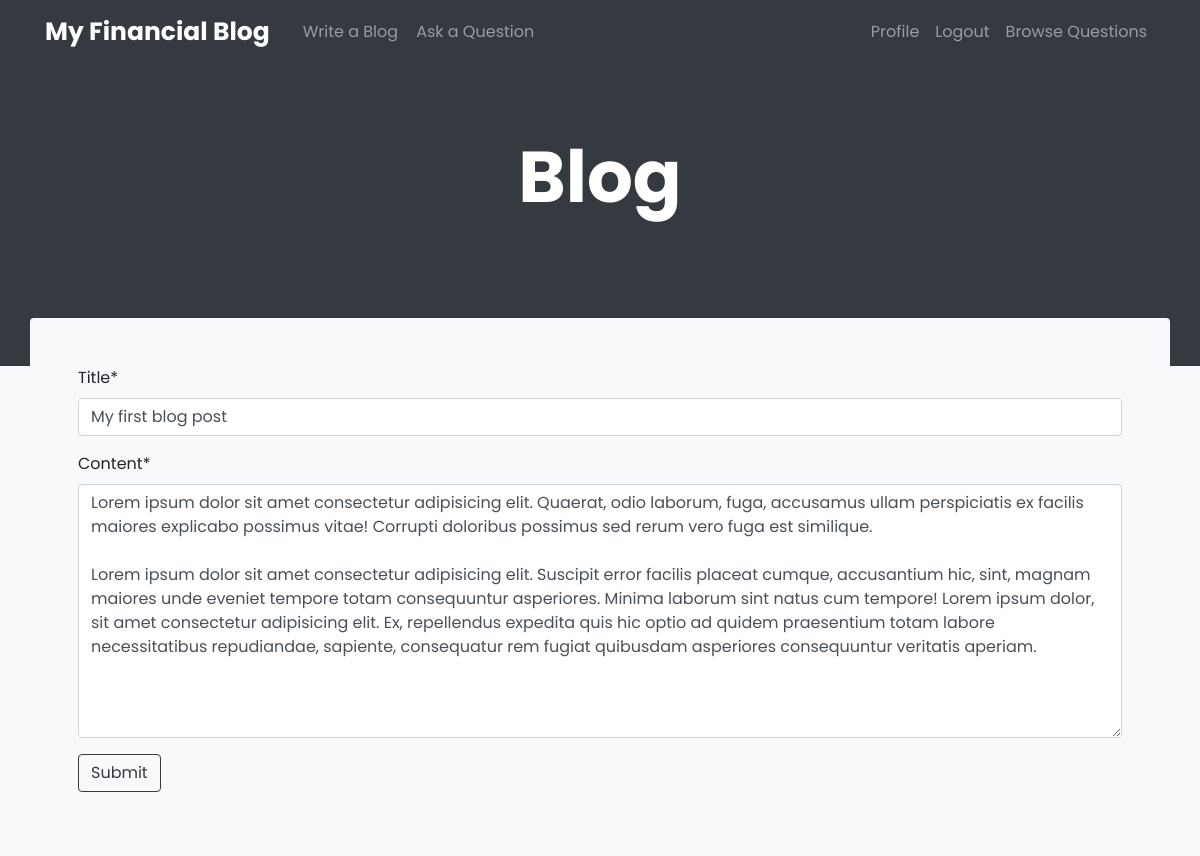
/blog/1/update (signed in), run on the app's committed database.
### blog/models.py (models this page shows, shortened)
class Blog(models.Model):
    title = models.CharField(max_length=250)
    content = models.TextField(validators=[content_validator])
    published = models.DateTimeField(default=timezone.now)
    author = models.ForeignKey(
        settings.AUTH_USER_MODEL, on_delete=models.CASCADE)
    class Meta:
        ordering = ['-published']

### blog/views.py (the view, shortened to what this page needs)
class BlogUpdateView(LoginRequiredMixin, UserPassesTestMixin, SuccessMessageMixin, UpdateView):
    model = Blog
    fields = ['title', 'content']
    success_message = "Blog Updated Successfully!"
    def test_func(self):
        blog = self.get_object()
        if self.request.user == blog.author:
            return True
        else:
            return False

### templates/blog/blog_form.html (shortened to what this page needs)
{% extends "base.html" %}
{% load crispy_forms_tags %}
{% block content %}
<div class="landing bg-dark">
	<div class="container">
		<div class="row align-items-center justify-content-center">
			<div class="col-sm-12 col-lg-6 text-center">
				<h1 class="text-white font-weight-bold display-3 mb-3">Blog</h1>
			</div>
		</div>
	</div>
</div>
<div class="container bg-light mt-n5 p-5 rounded ">
	<div class="row">
		<div class="col-12">
			<form method="POST">
				{{ form|crispy }}
				<div class="form-group">
					<button class="btn btn-outline-dark">Submit</button>
				</div>
			</form>
		</div>
	</div>
</div>
{% endblock content %}

### static/blog/main.css (style rules this page uses)
h1,h2,h3,h4,h5,h6,span,li,a,ul,div,p { font-family: 'Poppins', sans-serif; }
.landing { padding: 70px 0 130px 0; }

### data on the page
Blog: title "My first blog post", content "Lorem ipsum dolor sit amet consectetur adipisicing elit. Quaerat, odio laborum, fuga, accusamus ullam perspiciatis ex facilis maiores explicabo possimus vitae! Corrupti doloribus possimus sed rerum vero fuga est similique. Lorem ipsum dolor sit amet consectetur adipisicing elit. Suscipit error facilis placeat cumque, accusantium hic, sint, magnam maiores unde eveniet tempore totam consequuntur asperiores. Minima laborum sint natus cum tempore! Lorem ipsum dolor, sit amet consectetur adipisicing elit. Ex, repellendus expedita quis hic optio ad quidem praesentium totam labore necessitatibus repudiandae, sapiente, consequatur rem fugiat quibusdam asperiores consequuntur veritatis aperiam."
